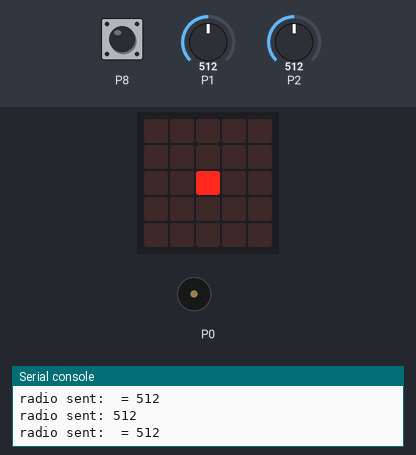
A program run on a simulated BBC micro:bit (MakeCode). On the bench: the board's 5×5 LED display, buzzer (waves = sounding), the last lines printed to the serial console. The inputs (shaded band) are chosen by the test bench; at power-on: P8 HIGH, P1 = 512, P2 = 512 (analog values on the 0–1023 scale). No radio messages arrive unless stated (any console line starting 'radio sent:' is added by the test bench).

Above: at 1.2 s.
1.3 s: P8 pulled LOW for 3.2 s
At 1.56 s:
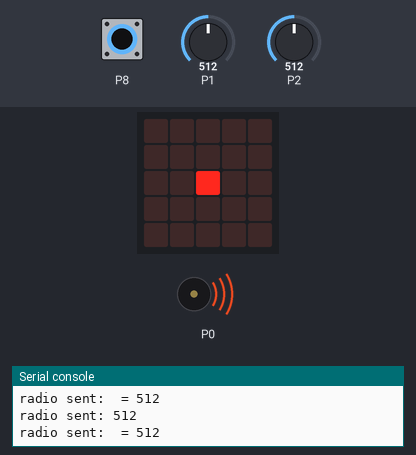
6.0 s: P1 set to 306
At 6.3 s:
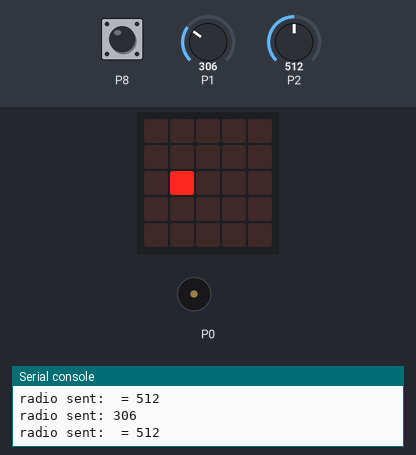
7.5 s: P2 set to 306
At 8.7 s:
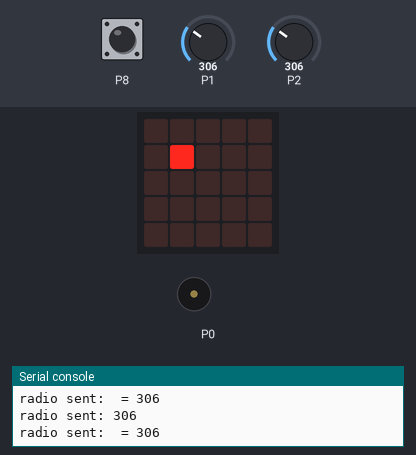
9.3 s: P1 set to 122
At 10.3 s:
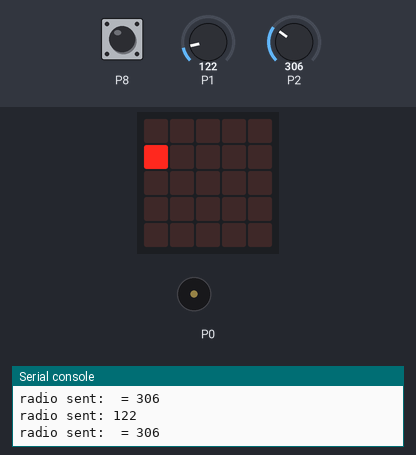
10.8 s: P2 set to 122
At 12.0 s:
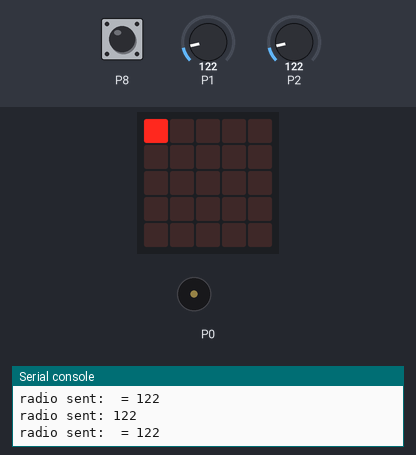
12.3 s: P1 set to 511
At 12.6 s:
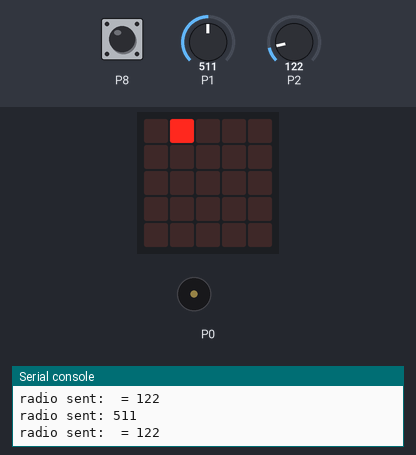
Timing chart, 0 to 14.8 s (numbered marks = the images above; inputs shaded):
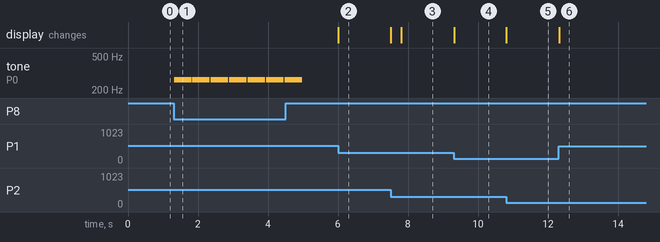

The program:

main.ts
```typescript
/**
 * Hej
 */
// Hej
pins.setPull(DigitalPin.P8, PinPullMode.PullUp)
radio.setGroup(70)
basic.forever(function () {
    if (pins.digitalReadPin(DigitalPin.P8) == 0) {
        music.play(music.tonePlayable(262, music.beat(BeatFraction.Whole)), music.PlaybackMode.UntilDone)
    }
    basic.clearScreen()
    led.plot(pins.map(
    pins.analogReadPin(AnalogReadWritePin.P1),
    0,
    1023,
    0,
    4
    ), pins.map(
    pins.analogReadPin(AnalogReadWritePin.P2),
    0,
    1023,
    0,
    4
    ))
    radio.sendNumber(pins.analogReadPin(AnalogReadWritePin.P1))
    radio.sendValue("", pins.analogReadPin(AnalogReadWritePin.P2))
})
```

test.ts
```typescript
// test ender her, dette bliver ikke kompileret, når denne pakke bruges som en udvidelse.
```

Measured:
- after the input at 1.3 s, tone on P0: alternates 262 Hz for 0.50 s and silent for 0.03 s, 14 changes in all, then stays silent, starting at once
- after the input at 6.0 s, the display: changes at once (image 2)
- after the input at 7.5 s, the display: first changes at once (image 3 shows a later state)
- after the input at 9.3 s, the display: changes at once (image 4)
- after the input at 10.8 s, the display: changes at once (image 5)
- after the input at 12.3 s, the display: changes at once (image 6)
